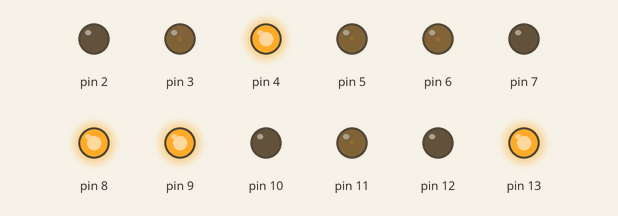
A sketch run on a simulated Arduino Uno, built with avr-gcc and run on an emulated ATmega328P. Shown: output pins drawn as LEDs (lit = HIGH).

Above: at 0.4 s.
Timing chart, 0 to 1.9 s (numbered marks = the images above):
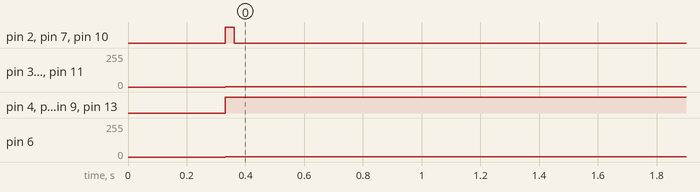

The sketch:

sample.ino
```cpp
#include <PS2X_lib.h>

PS2X ps2x;
volatile int LX;
volatile int LY;
volatile int RX;

void setMotor(int dirpin1, int dirpin2, int speedpin, int speed) {
  digitalWrite(dirpin2,!digitalRead(dirpin1));
  if (speed == 0) {
    digitalWrite(dirpin1, LOW);
    analogWrite(speedpin, 0);
  } else if (speed > 0) {
    digitalWrite(dirpin1, LOW);
    analogWrite(speedpin, speed);
  } else {
    digitalWrite(dirpin1, HIGH);
    analogWrite(speedpin, -speed);
  }
}

void setup(){
  ps2x.config_gamepad(A3,A1,A2,A0, true, true);
  delay(300);

  LX = 0;
  LY = 0;
  RX = 0;
  pinMode(12, OUTPUT);
  pinMode(13, OUTPUT);
  digitalWrite(12, LOW);
  digitalWrite(13, LOW);
  pinMode(8, OUTPUT);
  pinMode(7, OUTPUT);
  digitalWrite(8, LOW);
  digitalWrite(7, LOW);
  pinMode(4, OUTPUT);
  pinMode(2, OUTPUT);
  digitalWrite(4, LOW);
  digitalWrite(2, LOW);
  pinMode(9, OUTPUT);
  pinMode(10, OUTPUT);
  digitalWrite(9, LOW);
  digitalWrite(10, LOW);
}

void loop(){
  ps2x.read_gamepad(false, 0);
  delay(30);
  LX = (map(ps2x.Analog(PSS_LX), 0, 255, (-255), 255));
  LY = (map(ps2x.Analog(PSS_LY), 0, 255, 255, (-255)));
  RX = (map(ps2x.Analog(PSS_RX), 0, 255, (-255), 255));
  if ((abs(LX)<<20)) {
    LX = 0;

  }
  if ((abs(LY)<<20)) {
    LY = 0;

  }
  if ((abs(RX)<<20)) {
    RX = 0;

  }
  setMotor(12, 13, 11, (LY + LX) + RX);
  setMotor(8, 7, 3, (LY - LX) + RX);
  setMotor(4, 2, 5, (LY + LX) - RX);
  setMotor(9, 10, 6, (LY - LX) - RX);

  abs(LY);

}
```

Measured:
- by itself, pin 2, pin 7, pin 10: LOW → HIGH at 0.33 s, → LOW 0.03 s later
- by itself, pin 3, pin 5, pin 11: 0/255 → 1/255 at 0.33 s
- by itself, pin 4, pin 8, pin 9, pin 13: LOW → HIGH at 0.33 s
- by itself, pin 6: 0/255 → 3/255 at 0.33 s
